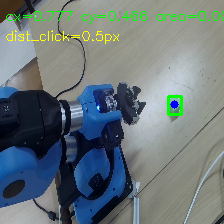
#> input picture evidence/hsv_goal/images/live_detect_last.png, 224 x 224 px, given in place of the camera
$ python test_auto_object_feature.py
#> lines starting #> are read from the running program, lines starting #| are printed output that depends on the picture; after the words box and inside, x2 and y2 are one past the last pixel; in counts of white or black regions, pixels touching at a corner belong together
#> in main, frame is the input picture: shape (224, 224, 3); mean B, G, R 121.8, 118.9, 106.7
#!/usr/bin/env python3
import argparse
from pathlib import Path

import cv2
import numpy as np


def detect_auto(img224, args):
    h_img, w_img = img224.shape[:2]
#> h_img = 224; w_img = 224

    x1 = int(args.roi_x1 * w_img)
#> x1 = 11
    x2 = int(args.roi_x2 * w_img)
#> x2 = 212
    y1 = int(args.roi_y1 * h_img)
#> y1 = 11
    y2 = int(args.roi_y2 * h_img)
#> y2 = 212

    hsv = cv2.cvtColor(img224, cv2.COLOR_BGR2HSV)
#> hsv: shape (224, 224, 3); mean H, S, V 70.3, 70.8, 131.2

    h = hsv[:, :, 0]
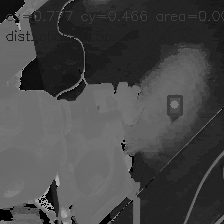
#> h: shape (224, 224); min 0, max 177, mean 70.3
    s = hsv[:, :, 1]
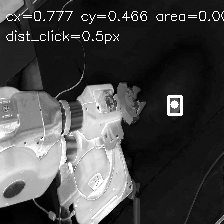
#> s: shape (224, 224); min 0, max 255, mean 70.8
    v = hsv[:, :, 2]
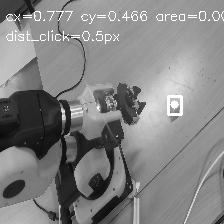
#> v: shape (224, 224); min 8, max 255, mean 131.2

    # Vật thường có màu nổi hơn nền bàn: saturation cao hơn.
    mask = (
        (h >= args.h_min) &
        (h <= args.h_max) &
        (s >= args.s_min) &
        (v >= args.v_min) &
        (v <= args.v_max)
    ).astype(np.uint8) * 255
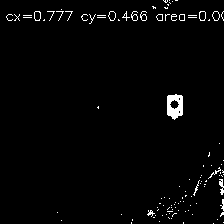
#> mask: shape (224, 224); 2.1% white; 111 white regions (95 under 20 px), largest, box (x1, y1, x2, y2) and area: (167, 94, 183, 120) 299, (219, 179, 224, 195) 46, (131, 11, 138, 21) 28

    roi_mask = np.zeros_like(mask)
    roi_mask[y1:y2, x1:x2] = 255
    mask = cv2.bitwise_and(mask, roi_mask)
#> mask: shape (224, 224); 1.6% white; 72 white regions (61 under 20 px), largest, box (x1, y1, x2, y2) and area: (167, 94, 183, 120) 299, (131, 11, 138, 21) 28, (140, 11, 147, 21) 28

    kernel = np.ones((5, 5), np.uint8)
    mask = cv2.morphologyEx(mask, cv2.MORPH_OPEN, kernel)
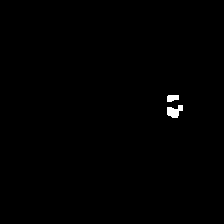
#> mask: shape (224, 224); 0.41% white; 2 white regions, box (x1, y1, x2, y2) and area: (167, 105, 183, 118) 136, (167, 95, 179, 102) 71
    mask = cv2.morphologyEx(mask, cv2.MORPH_CLOSE, kernel)
#> mask: shape (224, 224); 0.42% white; 2 white regions

    contours, _ = cv2.findContours(mask, cv2.RETR_EXTERNAL, cv2.CHAIN_APPROX_SIMPLE)
#> contours = 2 contours; box (x1, y1, x2, y2) and area: (167, 105, 183, 118) 114, (167, 95, 179, 102) 54

    candidates = []

    for c in contours:
        area = float(cv2.contourArea(c))

        if area < args.min_area_px:
            continue

        if area > args.max_area_px:
            continue

        M = cv2.moments(c)
        if M["m00"] <= 1e-6:
            continue

        cx = float(M["m10"] / M["m00"])
        cy = float(M["m01"] / M["m00"])

        x, y, ww, hh = cv2.boundingRect(c)

        if ww <= 1 or hh <= 1:
            continue

        ratio = max(ww / hh, hh / ww)
        if ratio > args.max_ratio:
            continue

        # Ưu tiên vật có diện tích lớn vừa phải, nằm trong ROI.
        score = area

        candidates.append((score, area, c, cx, cy, x, y, ww, hh))
#> this loop made 2 passes
#> (area, cx, cy, x, y, ww, hh, ratio) on passes 1 to 2: (114.5, 173.9, 111.1, 167, 105, 16, 13, 1.23), (54.5, 172, 97.6, 167, 95, 12, 7, 1.71)
#> after the loop, candidates = 2 items

    if not candidates:
        return None, mask

    candidates.sort(key=lambda t: t[0], reverse=True)
    score, area, c, cx, cy, x, y, ww, hh = candidates[0]
#> score = 114.5; area = 114.5; c = contour of 17 points, box (x1, y1, x2, y2) (167, 105, 183, 118), area 114; cx = 173.9; cy = 111.1; y = 105; ww = 16; hh = 13

    cx_norm = cx / float(w_img)
#> cx_norm = 0.776
    cy_norm = cy / float(h_img)
#> cy_norm = 0.496
    area_norm = area / float(w_img * h_img)
#> area_norm = 0.00228

    result = {
        "feature": np.array([cx_norm, cy_norm, area_norm], dtype=np.float32),
        "contour": c,
        "cx": cx,
        "cy": cy,
        "bbox": (x, y, ww, hh),
        "area": area,
    }
#> result = {'feature': [0.776, 0.496, 0.00228], 'contour': contour of 17 points, box (x1, y1, x2, y2) (167, 105, 183, 118), area 114, 'cx': 173.9, 'cy': 111.1, 'bbox': (167, 105, 16, 13), 'area': 114.5}

    return result, mask


def main():
    parser = argparse.ArgumentParser()

    parser.add_argument("--camera-index", type=int, default=3)

    # HSV trong OpenCV: H từ 0 đến 179.
    # Xanh lá thường nằm khoảng H=35..90.
    parser.add_argument("--h-min", type=int, default=35)
    parser.add_argument("--h-max", type=int, default=90)

    parser.add_argument("--s-min", type=int, default=25)
    parser.add_argument("--v-min", type=int, default=40)
    parser.add_argument("--v-max", type=int, default=255)

    parser.add_argument("--min-area-px", type=float, default=25.0)
    parser.add_argument("--max-area-px", type=float, default=2500.0)
    parser.add_argument("--max-ratio", type=float, default=4.0)

    # ROI: vùng làm việc trên ảnh 224x224.
    # Nếu detect nhầm robot/bàn, ta chỉnh 4 tham số này sau.
    parser.add_argument("--roi-x1", type=float, default=0.05)
    parser.add_argument("--roi-x2", type=float, default=0.95)
    parser.add_argument("--roi-y1", type=float, default=0.05)
    parser.add_argument("--roi-y2", type=float, default=0.95)

    args = parser.parse_args()

    print("=" * 100)
    print("TEST AUTO OBJECT FEATURE")
    print("=" * 100)
    print("Không cần click.")
    print("Camera tự tìm vật theo màu nổi bật / saturation.")
    print("SPACE: lưu feature hiện tại")
    print("q    : thoát")
    print("=" * 100)
    print("Args:", args)

    cap = cv2.VideoCapture(args.camera_index)
    cap.set(cv2.CAP_PROP_FRAME_WIDTH, 1280)
    cap.set(cv2.CAP_PROP_FRAME_HEIGHT, 720)
    cap.set(cv2.CAP_PROP_FPS, 30)

    if not cap.isOpened():
        print("❌ Không mở được camera index:", args.camera_index)
        return

    Path("goal_v1/logs").mkdir(parents=True, exist_ok=True)

    last_feature = None
    last_vis = None

    while True:
        ok, frame = cap.read()
        if not ok:
            print("❌ Không đọc được frame.")
            continue

        img224 = cv2.resize(frame, (224, 224))
        vis = img224.copy()

        result, mask = detect_auto(img224, args)

        h_img, w_img = img224.shape[:2]
#> h_img = 224; w_img = 224
        rx1 = int(args.roi_x1 * w_img)
#> rx1 = 11
        rx2 = int(args.roi_x2 * w_img)
#> rx2 = 212
        ry1 = int(args.roi_y1 * h_img)
#> ry1 = 11
        ry2 = int(args.roi_y2 * h_img)
#> ry2 = 212
        cv2.rectangle(vis, (rx1, ry1), (rx2, ry2), (255, 255, 0), 1)

        if result is not None:
            feature = result["feature"]
#> feature = [0.776, 0.496, 0.00228]
            x, y, ww, hh = result["bbox"]
#> x = 167; y = 105; ww = 16; hh = 13
            cx = result["cx"]
#> cx = 173.9
            cy = result["cy"]
#> cy = 111.1

            last_feature = feature
#> last_feature = [0.776, 0.496, 0.00228]
            cv2.rectangle(vis, (x, y), (x + ww, y + hh), (0, 255, 0), 2)
            cv2.circle(vis, (int(cx), int(cy)), 5, (0, 0, 255), -1)
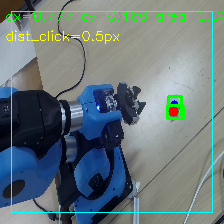
#> vis: shape (224, 224, 3); mean B, G, R 123.4, 120.9, 105

            txt1 = f"cx={feature[0]:.3f} cy={feature[1]:.3f} area={feature[2]:.5f}"
#> txt1 = 'cx=0.776 cy=0.496 area=0.00228'
            txt2 = f"area_px={result['area']:.1f}"
#> txt2 = 'area_px=114.5'
            cv2.putText(vis, txt1, (5, 20), cv2.FONT_HERSHEY_SIMPLEX, 0.45, (0, 255, 0), 1)
            cv2.putText(vis, txt2, (5, 40), cv2.FONT_HERSHEY_SIMPLEX, 0.45, (0, 255, 0), 1)
        else:
            cv2.putText(vis, "NO OBJECT", (5, 20), cv2.FONT_HERSHEY_SIMPLEX, 0.55, (0, 0, 255), 2)

        mask_bgr = cv2.cvtColor(mask, cv2.COLOR_GRAY2BGR)
#> mask_bgr: shape (224, 224, 3); 0.42% white; 2 white regions, box (x1, y1, x2, y2) and area: (167, 105, 183, 118) 140, (167, 95, 179, 102) 71
        show = np.hstack([vis, mask_bgr])
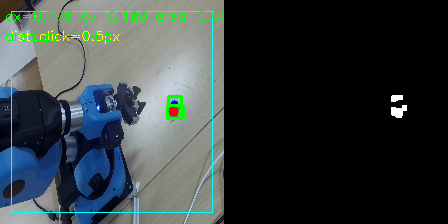
#> show: shape (224, 448, 3); mean B, G, R 61.9, 61.2, 52.6

        cv2.imshow("AUTO DETECT | left=image right=mask", show)
        last_vis = show.copy()

        key = cv2.waitKey(1) & 0xFF
#> (key q is pressed here)

        if key == ord("q"):
            break

        if key == 32:
            if last_feature is None:
                print("⚠️ Chưa detect được vật.")
            else:
                print("\nDetected object_feature [cx, cy, area]:", last_feature)
                cv2.imwrite("goal_v1/logs/auto_detect_last.png", last_vis)
                print("Saved image: goal_v1/logs/auto_detect_last.png")

    cap.release()
    cv2.destroyAllWindows()


if __name__ == "__main__":
    main()

$ run again, on evidence/hsv_goal/images/live_v2_auto_green_last.png
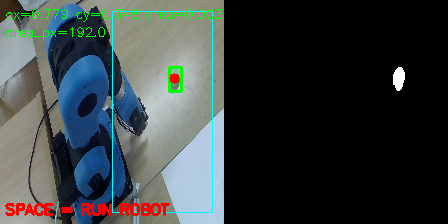
#> input picture evidence/hsv_goal/images/live_v2_auto_green_last.png, 448 x 224 px, given in place of the camera
#> in main, frame is the input picture: shape (224, 448, 3); mean B, G, R 61.8, 61.5, 55.4
#> hsv: shape (224, 224, 3); mean H, S, V 33.6, 40.9, 70.6
#> in detect_auto, `mask = cv2.morphologyEx(mask, cv2.MORPH_OPEN, kernel)`:
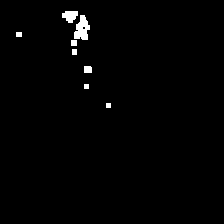
#> mask: shape (224, 224); 1.2% white; 8 white regions, largest, box (x1, y1, x2, y2) and area: (74, 15, 90, 40) 261, (62, 11, 78, 23) 138, (84, 66, 92, 73) 55
#> contours = 5 contours, 2 with area under 20; largest, box (x1, y1, x2, y2) and area: (62, 11, 90, 55) 467, (84, 66, 92, 73) 42, (16, 32, 22, 37) 20
#> the loop in detect_auto, `for c in contours:` made 5 passes
#> (area, cx, cy, x, y, ww, hh, ratio) on passes 3, 5: (41.5, 87.46, 69.03, 84, 66, 8, 7, 1.14), (467, 77.15, 26.97, 62, 11, 28, 44, 1.57)
#> after the loop in detect_auto, `for c in contours:`: candidates = 2 items
#> in detect_auto, `score, area, c, cx, cy, x, y, ww, hh = candidates[0]`: c = contour of 41 points, box (x1, y1, x2, y2) (62, 11, 90, 55), area 467
#> cx_norm = 0.344
#> cy_norm = 0.12
#> area_norm = 0.00931
#> in detect_auto, `result = { "feature": np.array([cx_norm, cy_norm, area_norm], dtype=np..`: result = {'feature': [0.344, 0.12, 0.00931], 'contour': contour of 41 points, box (x1, y1, x2, y2) (62, 11, 90, 55), area 467, 'cx': 77.15, 'cy': 26.97, 'bbox': (62, 11, 28, 44), 'area': 467}
#> feature = [0.344, 0.12, 0.00931]
#> in main, `x, y, ww, hh = result["bbox"]`: x = 62; y = 11; ww = 28; hh = 44
#> in main, `cx = result["cx"]`: cx = 77.15
#> in main, `cy = result["cy"]`: cy = 26.97
#> last_feature = [0.344, 0.12, 0.00931]
#> txt1 = 'cx=0.344 cy=0.120 area=0.00931'
#> txt2 = 'area_px=467.0'
#> mask_bgr: shape (224, 224, 3); 1.3% white; 5 white regions, box (x1, y1, x2, y2) and area: (62, 11, 90, 55) 536, (84, 66, 92, 73) 55, (16, 32, 22, 37) 30, (84, 84, 89, 89) 25, (106, 103, 111, 108) 25
#> in main, `show = np.hstack([vis, mask_bgr])`:
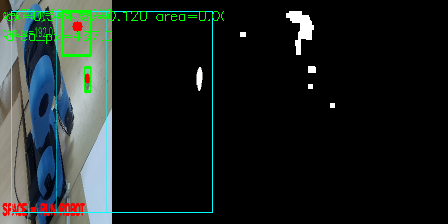
#> show: shape (224, 448, 3); mean B, G, R 33, 35.2, 28.2
